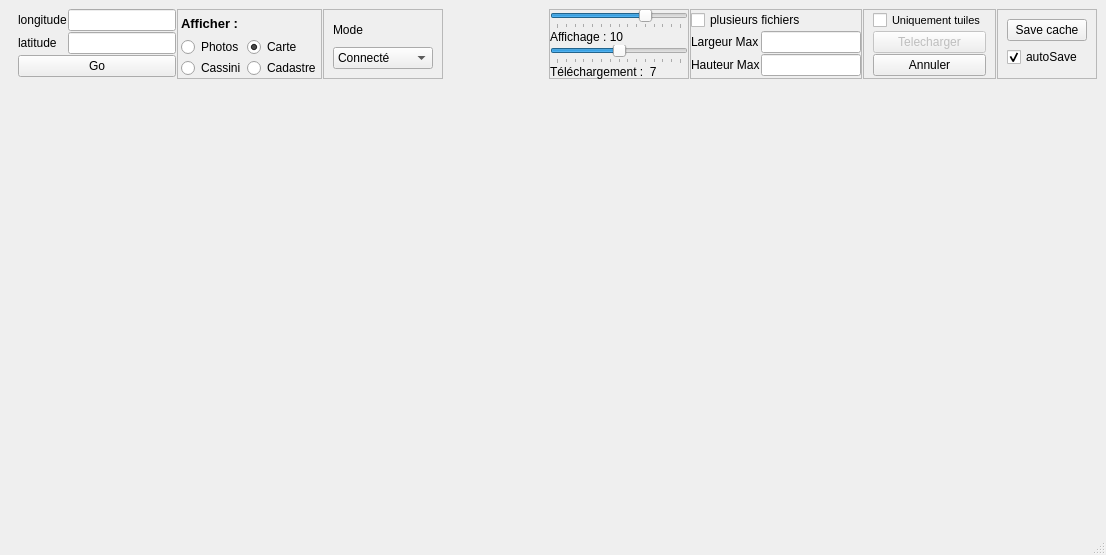
<?xml version="1.0" encoding="UTF-8"?>
<ui version="4.0">
 <class>MainWindow</class>
 <widget class="QMainWindow" name="MainWindow">
  <property name="geometry">
   <rect>
    <x>0</x>
    <y>0</y>
    <width>1106</width>
    <height>555</height>
   </rect>
  </property>
  <property name="windowTitle">
   <string>MainWindow</string>
  </property>
  <widget class="QWidget" name="centralwidget">
   <property name="mouseTracking">
    <bool>false</bool>
   </property>
   <layout class="QHBoxLayout">
    <item>
     <layout class="QVBoxLayout" name="vLayout">
      <item>
       <widget class="QWidget" name="widget" native="true">
        <property name="sizePolicy">
         <sizepolicy hsizetype="Preferred" vsizetype="Preferred">
          <horstretch>1</horstretch>
          <verstretch>0</verstretch>
         </sizepolicy>
        </property>
        <property name="minimumSize">
         <size>
          <width>0</width>
          <height>50</height>
         </size>
        </property>
        <property name="maximumSize">
         <size>
          <width>16777215</width>
          <height>70</height>
         </size>
        </property>
        <layout class="QHBoxLayout" name="horizontalLayout">
         <property name="spacing">
          <number>1</number>
         </property>
         <property name="sizeConstraint">
          <enum>QLayout::SetNoConstraint</enum>
         </property>
         <property name="margin">
          <number>0</number>
         </property>
         <item>
          <widget class="QWidget" name="widget_2" native="true">
           <layout class="QVBoxLayout" name="verticalLayout_2">
            <property name="spacing">
             <number>1</number>
            </property>
            <property name="topMargin">
             <number>0</number>
            </property>
            <property name="rightMargin">
             <number>0</number>
            </property>
            <property name="bottomMargin">
             <number>0</number>
            </property>
            <item>
             <layout class="QHBoxLayout" name="horizontalLayout_5">
              <item>
               <widget class="QLabel" name="label_3">
                <property name="font">
                 <font>
                  <pointsize>9</pointsize>
                 </font>
                </property>
                <property name="text">
                 <string>longitude</string>
                </property>
               </widget>
              </item>
              <item>
               <widget class="QLineEdit" name="edtLongitude">
                <property name="sizePolicy">
                 <sizepolicy hsizetype="Fixed" vsizetype="Fixed">
                  <horstretch>0</horstretch>
                  <verstretch>0</verstretch>
                 </sizepolicy>
                </property>
                <property name="font">
                 <font>
                  <pointsize>9</pointsize>
                 </font>
                </property>
               </widget>
              </item>
             </layout>
            </item>
            <item>
             <layout class="QHBoxLayout" name="horizontalLayout_4">
              <item>
               <widget class="QLabel" name="label_2">
                <property name="font">
                 <font>
                  <pointsize>9</pointsize>
                 </font>
                </property>
                <property name="text">
                 <string>latitude</string>
                </property>
               </widget>
              </item>
              <item>
               <widget class="QLineEdit" name="edtLatitude">
                <property name="sizePolicy">
                 <sizepolicy hsizetype="Fixed" vsizetype="Fixed">
                  <horstretch>0</horstretch>
                  <verstretch>0</verstretch>
                 </sizepolicy>
                </property>
                <property name="font">
                 <font>
                  <pointsize>9</pointsize>
                 </font>
                </property>
               </widget>
              </item>
             </layout>
            </item>
            <item>
             <widget class="QPushButton" name="btnLongLat">
              <property name="font">
               <font>
                <pointsize>9</pointsize>
               </font>
              </property>
              <property name="toolTip">
               <string/>
              </property>
              <property name="text">
               <string>Go</string>
              </property>
             </widget>
            </item>
           </layout>
          </widget>
         </item>
         <item>
          <widget class="QFrame" name="frame">
           <property name="minimumSize">
            <size>
             <width>0</width>
             <height>20</height>
            </size>
           </property>
           <property name="frameShape">
            <enum>QFrame::StyledPanel</enum>
           </property>
           <property name="frameShadow">
            <enum>QFrame::Raised</enum>
           </property>
           <layout class="QGridLayout" name="gridLayout">
            <property name="leftMargin">
             <number>3</number>
            </property>
            <property name="topMargin">
             <number>0</number>
            </property>
            <property name="rightMargin">
             <number>0</number>
            </property>
            <property name="bottomMargin">
             <number>0</number>
            </property>
            <property name="spacing">
             <number>1</number>
            </property>
            <item row="0" column="0">
             <widget class="QLabel" name="label_5">
              <property name="font">
               <font>
                <pointsize>10</pointsize>
                <weight>75</weight>
                <bold>true</bold>
               </font>
              </property>
              <property name="text">
               <string>Afficher : </string>
              </property>
              <property name="scaledContents">
               <bool>false</bool>
              </property>
             </widget>
            </item>
            <item row="3" column="0">
             <widget class="QRadioButton" name="radioButton">
              <property name="font">
               <font>
                <pointsize>9</pointsize>
               </font>
              </property>
              <property name="text">
               <string>Cassini</string>
              </property>
             </widget>
            </item>
            <item row="3" column="1">
             <widget class="QRadioButton" name="radioButton_2">
              <property name="font">
               <font>
                <pointsize>9</pointsize>
               </font>
              </property>
              <property name="text">
               <string>Cadastre</string>
              </property>
             </widget>
            </item>
            <item row="2" column="0">
             <widget class="QRadioButton" name="radioPhotos">
              <property name="font">
               <font>
                <pointsize>9</pointsize>
               </font>
              </property>
              <property name="text">
               <string>Photos</string>
              </property>
             </widget>
            </item>
            <item row="2" column="1">
             <widget class="QRadioButton" name="radioCarte">
              <property name="font">
               <font>
                <pointsize>9</pointsize>
               </font>
              </property>
              <property name="text">
               <string>Carte</string>
              </property>
              <property name="checked">
               <bool>true</bool>
              </property>
             </widget>
            </item>
           </layout>
          </widget>
         </item>
         <item>
          <widget class="QFrame" name="frame_3">
           <property name="frameShape">
            <enum>QFrame::StyledPanel</enum>
           </property>
           <property name="frameShadow">
            <enum>QFrame::Raised</enum>
           </property>
           <layout class="QVBoxLayout" name="verticalLayout_4">
            <item>
             <widget class="QLabel" name="label_6">
              <property name="font">
               <font>
                <pointsize>9</pointsize>
               </font>
              </property>
              <property name="text">
               <string>Mode</string>
              </property>
             </widget>
            </item>
            <item>
             <widget class="QComboBox" name="comboBox">
              <property name="sizePolicy">
               <sizepolicy hsizetype="Fixed" vsizetype="Fixed">
                <horstretch>0</horstretch>
                <verstretch>0</verstretch>
               </sizepolicy>
              </property>
              <property name="minimumSize">
               <size>
                <width>100</width>
                <height>0</height>
               </size>
              </property>
              <property name="font">
               <font>
                <pointsize>9</pointsize>
               </font>
              </property>
              <item>
               <property name="text">
                <string>Connecté</string>
               </property>
              </item>
              <item>
               <property name="text">
                <string>Local</string>
               </property>
              </item>
             </widget>
            </item>
           </layout>
          </widget>
         </item>
         <item>
          <spacer name="horizontalSpacer_2">
           <property name="orientation">
            <enum>Qt::Horizontal</enum>
           </property>
           <property name="sizeHint" stdset="0">
            <size>
             <width>54</width>
             <height>20</height>
            </size>
           </property>
          </spacer>
         </item>
         <item>
          <widget class="QFrame" name="frame_6">
           <property name="minimumSize">
            <size>
             <width>140</width>
             <height>0</height>
            </size>
           </property>
           <property name="frameShape">
            <enum>QFrame::StyledPanel</enum>
           </property>
           <property name="frameShadow">
            <enum>QFrame::Raised</enum>
           </property>
           <layout class="QVBoxLayout" name="verticalLayout_3">
            <property name="spacing">
             <number>1</number>
            </property>
            <property name="margin">
             <number>0</number>
            </property>
            <item>
             <widget class="QSlider" name="sliderDisp">
              <property name="maximum">
               <number>14</number>
              </property>
              <property name="pageStep">
               <number>1</number>
              </property>
              <property name="value">
               <number>10</number>
              </property>
              <property name="orientation">
               <enum>Qt::Horizontal</enum>
              </property>
              <property name="tickPosition">
               <enum>QSlider::TicksBelow</enum>
              </property>
              <property name="tickInterval">
               <number>1</number>
              </property>
             </widget>
            </item>
            <item>
             <widget class="QLabel" name="lblZoomDisp">
              <property name="text">
               <string>Affichage : 10</string>
              </property>
             </widget>
            </item>
            <item>
             <widget class="QSlider" name="sliderDown">
              <property name="maximum">
               <number>14</number>
              </property>
              <property name="pageStep">
               <number>1</number>
              </property>
              <property name="value">
               <number>7</number>
              </property>
              <property name="orientation">
               <enum>Qt::Horizontal</enum>
              </property>
              <property name="tickPosition">
               <enum>QSlider::TicksBelow</enum>
              </property>
              <property name="tickInterval">
               <number>1</number>
              </property>
             </widget>
            </item>
            <item>
             <widget class="QLabel" name="lblZoomDown">
              <property name="text">
               <string>Téléchargement :  7</string>
              </property>
             </widget>
            </item>
           </layout>
          </widget>
         </item>
         <item>
          <widget class="QFrame" name="frame_2">
           <property name="frameShape">
            <enum>QFrame::StyledPanel</enum>
           </property>
           <property name="frameShadow">
            <enum>QFrame::Raised</enum>
           </property>
           <layout class="QVBoxLayout" name="verticalLayout">
            <property name="spacing">
             <number>1</number>
            </property>
            <property name="margin">
             <number>0</number>
            </property>
            <item>
             <widget class="QCheckBox" name="chkSplit">
              <property name="font">
               <font>
                <pointsize>9</pointsize>
               </font>
              </property>
              <property name="text">
               <string>plusieurs fichiers</string>
              </property>
             </widget>
            </item>
            <item>
             <layout class="QHBoxLayout" name="horizontalLayout_3">
              <item>
               <widget class="QLabel" name="label">
                <property name="font">
                 <font>
                  <pointsize>9</pointsize>
                 </font>
                </property>
                <property name="text">
                 <string>Largeur Max</string>
                </property>
               </widget>
              </item>
              <item>
               <widget class="QLineEdit" name="edtMaxWidth">
                <property name="sizePolicy">
                 <sizepolicy hsizetype="Fixed" vsizetype="Fixed">
                  <horstretch>0</horstretch>
                  <verstretch>0</verstretch>
                 </sizepolicy>
                </property>
                <property name="minimumSize">
                 <size>
                  <width>50</width>
                  <height>0</height>
                 </size>
                </property>
                <property name="maximumSize">
                 <size>
                  <width>100</width>
                  <height>16777215</height>
                 </size>
                </property>
                <property name="font">
                 <font>
                  <pointsize>9</pointsize>
                 </font>
                </property>
               </widget>
              </item>
             </layout>
            </item>
            <item>
             <layout class="QHBoxLayout" name="horizontalLayout_2">
              <item>
               <widget class="QLabel" name="label_4">
                <property name="font">
                 <font>
                  <pointsize>9</pointsize>
                 </font>
                </property>
                <property name="text">
                 <string>Hauteur Max</string>
                </property>
               </widget>
              </item>
              <item>
               <widget class="QLineEdit" name="edtMaxHeight">
                <property name="sizePolicy">
                 <sizepolicy hsizetype="Fixed" vsizetype="Fixed">
                  <horstretch>0</horstretch>
                  <verstretch>0</verstretch>
                 </sizepolicy>
                </property>
                <property name="maximumSize">
                 <size>
                  <width>100</width>
                  <height>16777215</height>
                 </size>
                </property>
                <property name="font">
                 <font>
                  <pointsize>9</pointsize>
                 </font>
                </property>
               </widget>
              </item>
             </layout>
            </item>
           </layout>
          </widget>
         </item>
         <item>
          <widget class="QFrame" name="frame_5">
           <property name="frameShape">
            <enum>QFrame::StyledPanel</enum>
           </property>
           <property name="frameShadow">
            <enum>QFrame::Raised</enum>
           </property>
           <layout class="QVBoxLayout" name="verticalLayout_6">
            <property name="spacing">
             <number>0</number>
            </property>
            <property name="topMargin">
             <number>0</number>
            </property>
            <property name="bottomMargin">
             <number>0</number>
            </property>
            <item>
             <widget class="QCheckBox" name="chkTilesOnly">
              <property name="font">
               <font>
                <pointsize>8</pointsize>
               </font>
              </property>
              <property name="text">
               <string>Uniquement tuiles</string>
              </property>
             </widget>
            </item>
            <item>
             <widget class="QPushButton" name="btnDownload">
              <property name="enabled">
               <bool>false</bool>
              </property>
              <property name="text">
               <string>Telecharger</string>
              </property>
             </widget>
            </item>
            <item>
             <widget class="QPushButton" name="btnAnnuler">
              <property name="text">
               <string>Annuler</string>
              </property>
             </widget>
            </item>
           </layout>
          </widget>
         </item>
         <item>
          <widget class="QFrame" name="frame_4">
           <property name="frameShape">
            <enum>QFrame::StyledPanel</enum>
           </property>
           <property name="frameShadow">
            <enum>QFrame::Raised</enum>
           </property>
           <layout class="QVBoxLayout" name="verticalLayout_5">
            <item>
             <widget class="QPushButton" name="pushButton">
              <property name="font">
               <font>
                <pointsize>9</pointsize>
               </font>
              </property>
              <property name="text">
               <string>Save cache</string>
              </property>
             </widget>
            </item>
            <item>
             <widget class="QCheckBox" name="chkAutoSave">
              <property name="font">
               <font>
                <pointsize>9</pointsize>
               </font>
              </property>
              <property name="text">
               <string>autoSave</string>
              </property>
              <property name="checked">
               <bool>true</bool>
              </property>
             </widget>
            </item>
           </layout>
          </widget>
         </item>
        </layout>
       </widget>
      </item>
      <item>
       <widget class="MapWidget" name="mapWidget" native="true">
        <property name="sizePolicy">
         <sizepolicy hsizetype="Preferred" vsizetype="Preferred">
          <horstretch>1</horstretch>
          <verstretch>2</verstretch>
         </sizepolicy>
        </property>
        <property name="mouseTracking">
         <bool>true</bool>
        </property>
       </widget>
      </item>
     </layout>
    </item>
   </layout>
  </widget>
  <widget class="QMenuBar" name="menubar">
   <property name="geometry">
    <rect>
     <x>0</x>
     <y>0</y>
     <width>1106</width>
     <height>25</height>
    </rect>
   </property>
  </widget>
  <widget class="QStatusBar" name="statusbar"/>
 </widget>
 <customwidgets>
  <customwidget>
   <class>MapWidget</class>
   <extends>QWidget</extends>
   <header>mapwidget.h</header>
   <container>1</container>
  </customwidget>
 </customwidgets>
 <resources/>
 <connections/>
</ui>
